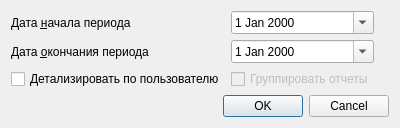
<?xml version="1.0" encoding="UTF-8"?>
<ui version="4.0">
 <class>ReportFromLogger</class>
 <widget class="QDialog" name="ReportFromLogger">
  <property name="geometry">
   <rect>
    <x>0</x>
    <y>0</y>
    <width>400</width>
    <height>122</height>
   </rect>
  </property>
  <property name="windowTitle">
   <string>Dialog</string>
  </property>
  <layout class="QGridLayout" name="gridLayout">
   <item row="5" column="0">
    <spacer name="verticalSpacer">
     <property name="orientation">
      <enum>Qt::Vertical</enum>
     </property>
     <property name="sizeHint" stdset="0">
      <size>
       <width>20</width>
       <height>40</height>
      </size>
     </property>
    </spacer>
   </item>
   <item row="1" column="2">
    <widget class="CDateEdit" name="edtEndDate">
     <property name="calendarPopup">
      <bool>true</bool>
     </property>
    </widget>
   </item>
   <item row="8" column="0" colspan="4">
    <widget class="QDialogButtonBox" name="buttonBox">
     <property name="orientation">
      <enum>Qt::Horizontal</enum>
     </property>
     <property name="standardButtons">
      <set>QDialogButtonBox::Cancel|QDialogButtonBox::Ok</set>
     </property>
    </widget>
   </item>
   <item row="1" column="0" colspan="2">
    <widget class="QLabel" name="lblEndDate">
     <property name="text">
      <string>Дата &amp;окончания периода</string>
     </property>
     <property name="buddy">
      <cstring>edtEndDate</cstring>
     </property>
    </widget>
   </item>
   <item row="0" column="2">
    <widget class="CDateEdit" name="edtBegDate">
     <property name="calendarPopup">
      <bool>true</bool>
     </property>
    </widget>
   </item>
   <item row="0" column="0" colspan="2">
    <widget class="QLabel" name="lblBegDate">
     <property name="text">
      <string>Дата &amp;начала периода</string>
     </property>
     <property name="buddy">
      <cstring>edtBegDate</cstring>
     </property>
    </widget>
   </item>
   <item row="3" column="0" colspan="2">
    <widget class="QCheckBox" name="chkPersonDetail">
     <property name="text">
      <string>Детализировать по пользователю</string>
     </property>
    </widget>
   </item>
   <item row="3" column="2">
    <widget class="QCheckBox" name="chkGroup">
     <property name="enabled">
      <bool>false</bool>
     </property>
     <property name="text">
      <string>Группировать отчеты</string>
     </property>
    </widget>
   </item>
  </layout>
 </widget>
 <customwidgets>
  <customwidget>
   <class>CDateEdit</class>
   <extends>QDateEdit</extends>
   <header>library/DateEdit</header>
  </customwidget>
 </customwidgets>
 <resources/>
 <connections>
  <connection>
   <sender>buttonBox</sender>
   <signal>accepted()</signal>
   <receiver>ReportFromLogger</receiver>
   <slot>accept()</slot>
   <hints>
    <hint type="sourcelabel">
     <x>248</x>
     <y>254</y>
    </hint>
    <hint type="destinationlabel">
     <x>157</x>
     <y>274</y>
    </hint>
   </hints>
  </connection>
  <connection>
   <sender>buttonBox</sender>
   <signal>rejected()</signal>
   <receiver>ReportFromLogger</receiver>
   <slot>reject()</slot>
   <hints>
    <hint type="sourcelabel">
     <x>316</x>
     <y>260</y>
    </hint>
    <hint type="destinationlabel">
     <x>286</x>
     <y>274</y>
    </hint>
   </hints>
  </connection>
 </connections>
</ui>
